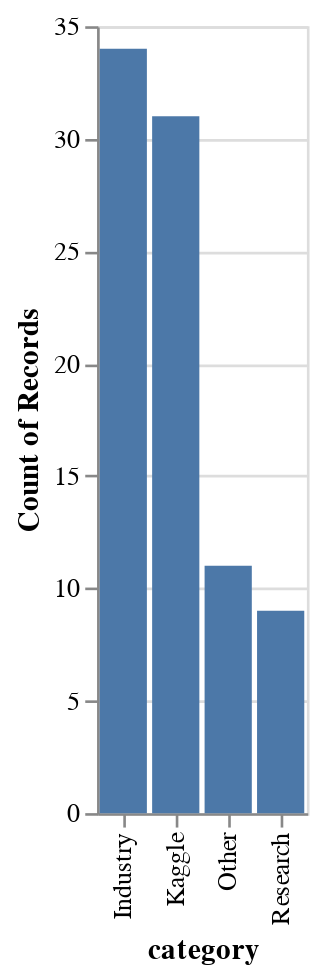

The notebook cell this image was saved under:
### Code cell
alt.Chart(episode).mark_bar().encode(
    x='category',
    y='count(episode_id)',
)
